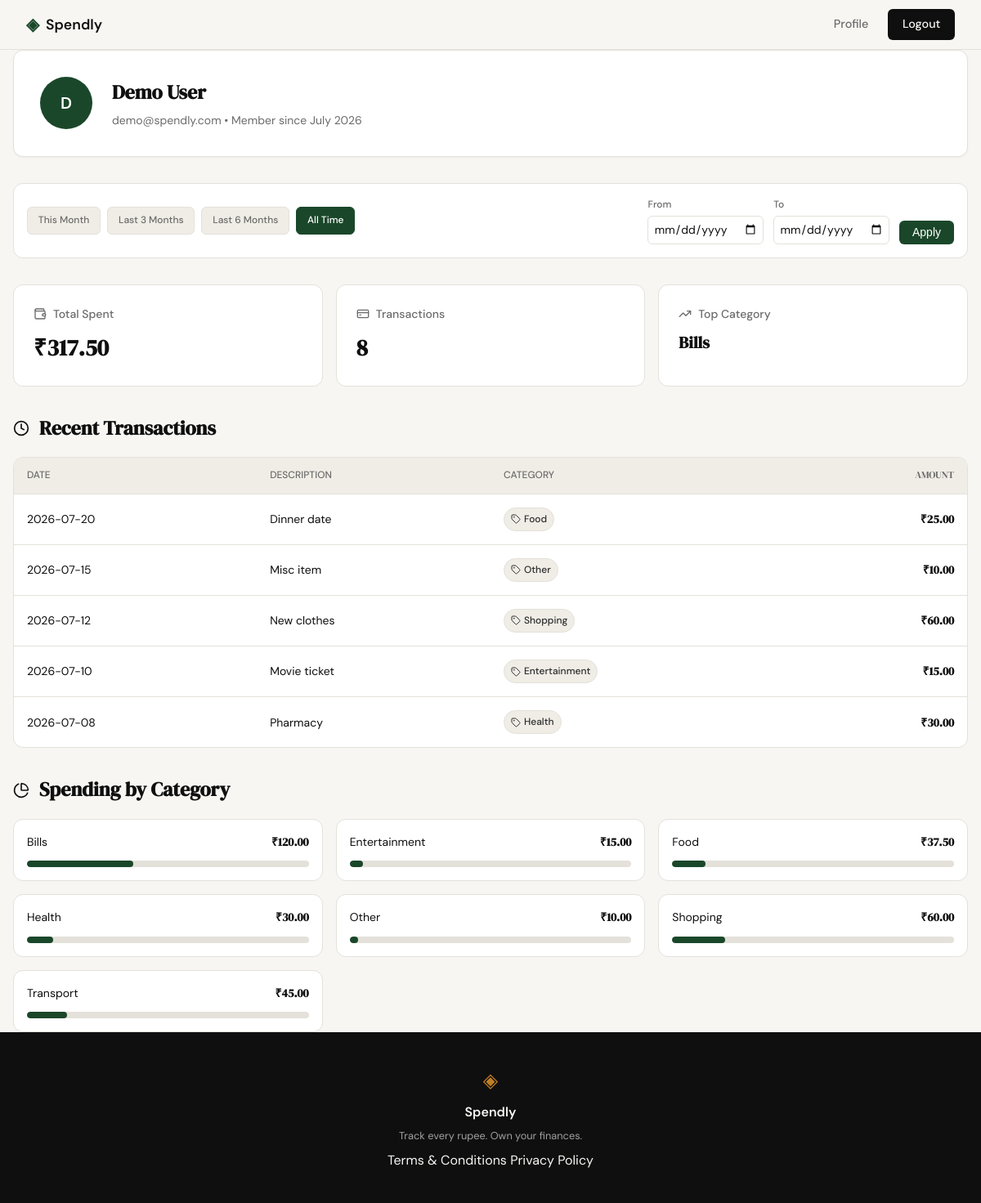
Screenshot of /profile (signed in) with the database file from the repository.
### tables this page shows
CREATE TABLE users (
                id INTEGER PRIMARY KEY AUTOINCREMENT,
                name TEXT NOT NULL,
                email TEXT UNIQUE NOT NULL,
                password_hash TEXT NOT NULL,
                created_at TEXT DEFAULT (datetime('now'))
            );

CREATE TABLE expenses (
                id INTEGER PRIMARY KEY AUTOINCREMENT,
                user_id INTEGER NOT NULL,
                amount REAL NOT NULL,
                category TEXT NOT NULL,
                date TEXT NOT NULL,
                description TEXT,
                created_at TEXT DEFAULT (datetime('now')),
                FOREIGN KEY (user_id) REFERENCES users (id)
            );

### app.py (the view)
@app.route("/profile")
@login_required
def profile():
    user_id = session.get('user_id')
    date_from, date_to, presets = get_date_filter_params(request.args)
    user = get_user_by_id(user_id)
    stats = get_user_stats(user_id, date_from, date_to)
    transactions = get_user_transactions(user_id, date_from=date_from, date_to=date_to)
    categories = get_category_breakdown(user_id, date_from, date_to)
    if not user:
        abort(404)
    try:
        dt = datetime.strptime(user['created_at'], '%Y-%m-%d %H:%M:%S')
        member_since = dt.strftime('%B %Y')
    except (ValueError, TypeError):
        member_since = "Unknown"
    user_data = {
        "name": user['name'],
        "email": user['email'],
        "member_since": member_since
    }
    summary_stats = {
        "total_spent": f"{stats['total_spent']:,.2f}",
        "transaction_count": stats['transaction_count'],
        "top_category": stats['top_category'] or "N/A"
    }
    return render_template(
        "profile.html",
        user=user_data,
        stats=summary_stats,
        transactions=transactions,
        categories=categories,
        presets=presets,
        active_filter={"from": date_from, "to": date_to}
    )

### app.py (called while the page is built)
def login_required(f):
    @wraps(f)
    def decorated_function(*args, **kwargs):
        if 'user_id' not in session:
            flash("Please sign in to access this page", "error")
            return redirect(url_for('login'))
        return f(*args, **kwargs)
    return decorated_function

### database/db.py (called while the page is built)
def get_db():
    db_path = current_app.config.get('DATABASE', "spendly.db")
    conn = sqlite3.connect(db_path)
    conn.row_factory = sqlite3.Row
    conn.execute("PRAGMA foreign_keys = ON")
    return conn

def get_user_by_id(user_id):
    with get_db() as conn:
        return conn.execute("SELECT * FROM users WHERE id = ?", (user_id,)).fetchone()

def get_user_transactions(user_id, limit=5, date_from=None, date_to=None):
    with get_db() as conn:
        where_clause = "WHERE user_id = ?"
        params = [user_id]
        if date_from and date_to:
            where_clause += " AND date BETWEEN ? AND ?"
            params.extend([date_from, date_to])
        params.append(limit)
        return conn.execute(
            f"SELECT date, description, category, amount FROM expenses {where_clause} ORDER BY date DESC LIMIT ?",
            params
        ).fetchall()

### templates/profile.html (shortened to what this page needs)
{% extends "base.html" %}
{% block head %}
<link rel="stylesheet" href="{{ url_for('static', filename='css/profile.css') }}">
{% endblock %}
{% block content %}
<div class="profile-container">
    <header class="user-card">
        <div class="user-avatar">
            {{ user.name[0] }}
        </div>
        <div class="user-details">
            <h1>{{ user.name }}</h1>
            <p>{{ user.email }} &bull; Member since {{ user.member_since }}</p>
        </div>
    </header>
    <div class="filter-bar">
        <div class="filter-presets">
            <a href="{{ url_for('profile', date_from=presets.this_month.from, date_to=presets.this_month.to) }}"
               class="preset-btn {{ 'active' if active_filter.from == presets.this_month.from and active_filter.to == presets.this_month.to else '' }}">
               This Month
            </a>
            <a href="{{ url_for('profile', date_from=presets.last_3_months.from, date_to=presets.last_3_months.to) }}"
               class="preset-btn {{ 'active' if active_filter.from == presets.last_3_months.from and active_filter.to == presets.last_3_months.to else '' }}">
               Last 3 Months
            </a>
            <a href="{{ url_for('profile', date_from=presets.last_6_months.from, date_to=presets.last_6_months.to) }}"
               class="preset-btn {{ 'active' if active_filter.from == presets.last_6_months.from and active_filter.to == presets.last_6_months.to else '' }}">
               Last 6 Months
            </a>
            <a href="{{ url_for('profile') }}"
               class="preset-btn {{ 'active' if not active_filter.from and not active_filter.to else '' }}">
               All Time
            </a>
        </div>
        <form class="filter-custom" method="GET" action="{{ url_for('profile') }}">
            <div class="filter-group">
                <label for="date_from">From</label>
                <input type="date" id="date_from" name="date_from" value="{{ active_filter.from or '' }}">
            </div>
            <div class="filter-group">
                <label for="date_to">To</label>
                <input type="date" id="date_to" name="date_to" value="{{ active_filter.to or '' }}">
            </div>
            <button type="submit" class="apply-btn">Apply</button>
        </form>
    </div>
    <section class="stats-grid">
        <div class="stat-card">
            <div class="stat-header">
                <i data-lucide="wallet" style="width:16px; height:16px;"></i>
                Total Spent
            </div>
            <div class="stat-value">₹{{ stats.total_spent }}</div>
        </div>
        <div class="stat-card">
            <div class="stat-header">
                <i data-lucide="credit-card" style="width:16px; height:16px;"></i>
                Transactions
            </div>
            <div class="stat-value">{{ stats.transaction_count }}</div>
        </div>
        <div class="stat-card">
            <div class="stat-header">
                <i data-lucide="trending-up" style="width:16px; height:16px;"></i>
                Top Category
            </div>
            <div class="stat-value" style="font-size: 1.25rem;">{{ stats.top_category }}</div>
        </div>
    </section>
    <section>
        <div class="section-header">
            <i data-lucide="clock" style="width:20px; height:20px;"></i>
            <h2>Recent Transactions</h2>
        </div>
        <div class="tx-card">
            {% if transactions %}
            <table class="tx-table">
                <thead>
                    <tr>
                        <th>Date</th>
                        <th>Description</th>
                        <th>Category</th>
                        <th class="amount-cell">Amount</th>
                    </tr>
                </thead>
                <tbody>
                    {% for tx in transactions %}
                    <tr>
                        <td>{{ tx.date }}</td>
                        <td>{{ tx.description }}</td>
                        <td>
                            <span class="category-badge">
                                <i data-lucide="tag" style="width:12px; height:12px;"></i>
                                {{ tx.category }}
                            </span>
                        </td>
                        <td class="amount-cell">₹{{ "%.2f"|format(tx.amount) }}</td>
                    </tr>
                    {% endfor %}
                </tbody>
            </table>
            {% else %}
            <div class="empty-state">
                <p>No transactions found. Start adding expenses to see your history!</p>
            </div>
            {% endif %}
        </div>
    </section>
    <section>
        <div class="section-header">
            <i data-lucide="pie-chart" style="width:20px; height:20px;"></i>
            <h2>Spending by Category</h2>
        </div>
        <div class="category-grid">
            {% for cat in categories %}
            <div class="cat-item">
                <div class="cat-info">
                    <span>{{ cat.category }}</span>
                    <span class="amount-cell">₹{{ "%.2f"|format(cat.amount) }}</span>
                </div>
                <div class="cat-bar-bg">
                    <div class="cat-bar-fill" style="width: {{ cat.percentage }}%;"></div>
                </div>
            </div>
            {% endfor %}
        </div>
    </section>
</div>
{% endblock %}

### templates/base.html (shortened to what this page needs)
<!DOCTYPE html>
<html lang="en">
<head>
    <link rel="stylesheet" href="{{ url_for('static', filename='css/style.css') }}">
    {% block head %}{% endblock %}
</head>
<body>
    <nav class="navbar">
        <div class="nav-inner">
            <a href="{{ url_for('landing') }}" class="nav-brand">
                <span class="brand-icon">◈</span>
                <span class="brand-name">Spendly</span>
            </a>
            <div class="nav-links">
                {% if session.get('user_id') %}
                    <a href="{{ url_for('profile') }}">Profile</a>
                    <a href="{{ url_for('logout') }}" class="nav-cta">Logout</a>
                {% else %}
                    <a href="{{ url_for('login') }}">Sign in</a>
                    <a href="{{ url_for('register') }}" class="nav-cta">Get started</a>
                {% endif %}
            </div>
        </div>
    </nav>
    <main class="main-content">
        {% block content %}{% endblock %}
    </main>
    <footer class="footer">
        <div class="footer-inner">
            <span class="brand-icon">◈</span>
            <span class="footer-name">Spendly</span>
            <p class="footer-copy">Track every rupee. Own your finances.</p>
            <div class="footer-links">
                <a href="{{ url_for('terms') }}">Terms & Conditions</a>
                <a href="{{ url_for('privacy') }}">Privacy Policy</a>
            </div>
        </div>
    </footer>
</body>
</html>

### static/css/style.css (style rules this page uses)
:root { --ink: #0f0f0f; --ink-soft: #2d2d2d; --ink-muted: #6b6b6b; --ink-faint: #a0a0a0; --paper: #f7f6f3; --paper-warm: #f0ede6; --paper-card: #ffffff; --accent: #1a472a; --accent-light: #e8f0eb; --accent-2: #c17f24; --accent-2-light: #fdf3e3; --danger: #c0392b; --danger-light: #fdecea; --border: #e4e1da; --border-soft: #eeebe4; --font-display: 'DM Serif Display', Georgia, serif; --font-body: 'DM Sans', system-ui, sans-serif; --max-width: 1200px; --auth-width: 440px; --radius-sm: 6px; --radius-md: 12px; --radius-lg: 20px; }
*, *::before, *::after { box-sizing: border-box; margin: 0; padding: 0; }
html { font-size: 16px; scroll-behavior: smooth; }
body { background: var(--paper); color: var(--ink); font-family: var(--font-body); font-size: 1rem; line-height: 1.6; -webkit-font-smoothing: antialiased; }
a { color: inherit; text-decoration: none; }
.navbar { position: sticky; top: 0; z-index: 100; background: var(--paper); border-bottom: 1px solid var(--border); padding: 0 2rem; }
.nav-inner { max-width: var(--max-width); margin: 0 auto; height: 60px; display: flex; align-items: center; justify-content: space-between; }
.nav-brand { display: flex; align-items: center; gap: 0.5rem; font-family: var(--font-body); font-weight: 600; font-size: 1.1rem; color: var(--ink); }
.brand-icon { color: var(--accent); font-size: 1.3rem; }
.brand-name { color: var(--ink); }
.nav-links { display: flex; align-items: center; gap: 1.5rem; font-size: 0.9rem; font-weight: 500; }
.nav-links a { color: var(--ink-muted); transition: color 0.2s; }
.nav-cta { background: var(--ink) !important; color: var(--paper) !important; padding: 0.45rem 1.1rem; border-radius: var(--radius-sm); transition: background 0.2s !important; }
.main-content { min-height: calc(100vh - 60px - 100px); }
.footer { background: var(--ink); color: var(--paper); padding: 2.5rem 2rem; text-align: center; }
.footer-inner { display: flex; flex-direction: column; align-items: center; gap: 0.4rem; }
.footer .brand-icon { color: var(--accent-2); font-size: 1.5rem; }
.footer-name { font-weight: 600; font-size: 1rem; }
.footer-copy { font-size: 0.8rem; color: var(--ink-faint); }

### rows the page displays
users: name "D", name "Demo User", email "demo@spendly.com"
expenses: top_category "Bills", category "Bills", amount "120.00", {{ cat.percentage }} 37.8 (drawn)
expenses: date "2026-07-20", description "Dinner date", category "Food", amount "25.00"
expenses: date "2026-07-15", description "Misc item", category "Other", amount "10.00", {{ cat.percentage }} 3.1 (drawn)
expenses: date "2026-07-12", description "New clothes", category "Shopping", amount "60.00", {{ cat.percentage }} 18.9 (drawn)
expenses: date "2026-07-10", description "Movie ticket", category "Entertainment", amount "15.00", {{ cat.percentage }} 4.7 (drawn)
expenses: date "2026-07-08", description "Pharmacy", category "Health", amount "30.00", {{ cat.percentage }} 9.4 (drawn)
expenses: category "Transport", amount "45.00", {{ cat.percentage }} 14.2 (drawn)

### other values shown
{{ user.member_since }} "July 2026"
{{ stats.total_spent }} "317.50"
{{ stats.transaction_count }} "8"
{{ cat.category }} "Food"
{{ "%.2f"|format(cat.amount) }} "37.50"
